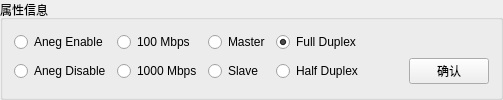
       <widget class="QGroupBox" name="groupBoxChipInfo">
        <property name="maximumSize">
         <size>
          <width>16777215</width>
          <height>16777215</height>
         </size>
        </property>
        <property name="title">
         <string>属性信息</string>
        </property>
        <layout class="QGridLayout" name="gridLayout_9">
         <item row="0" column="0">
          <layout class="QGridLayout" name="gridLayout_4">
           <item row="0" column="2">
            <widget class="QRadioButton" name="rBtnMaster">
             <property name="text">
              <string>Master</string>
             </property>
             <property name="checked">
              <bool>false</bool>
             </property>
             <attribute name="buttonGroup">
              <string notr="true">buttonGroup_3</string>
             </attribute>
            </widget>
           </item>
           <item row="1" column="3">
            <widget class="QRadioButton" name="rBtnHalfDuplex">
             <property name="text">
              <string>Half Duplex</string>
             </property>
             <attribute name="buttonGroup">
              <string notr="true">buttonGroup_4</string>
             </attribute>
            </widget>
           </item>
           <item row="1" column="2">
            <widget class="QRadioButton" name="rBtnSlave">
             <property name="text">
              <string>Slave</string>
             </property>
             <attribute name="buttonGroup">
              <string notr="true">buttonGroup_3</string>
             </attribute>
            </widget>
           </item>
           <item row="1" column="4">
            <layout class="QHBoxLayout" name="horizontalLayout_18">
             <item>
              <spacer name="horizontalSpacer_11">
               <property name="orientation">
                <enum>Qt::Horizontal</enum>
               </property>
               <property name="sizeHint" stdset="0">
                <size>
                 <width>40</width>
                 <height>20</height>
                </size>
               </property>
              </spacer>
             </item>
             <item>
              <widget class="QPushButton" name="BtnChipModify">
               <property name="text">
                <string>确认</string>
               </property>
              </widget>
             </item>
            </layout>
           </item>
           <item row="0" column="1">
            <widget class="QRadioButton" name="rBtnSpeed100M">
             <property name="text">
              <string>100 Mbps</string>
             </property>
             <property name="checked">
              <bool>false</bool>
             </property>
             <attribute name="buttonGroup">
              <string notr="true">buttonGroup_2</string>
             </attribute>
            </widget>
           </item>
           <item row="0" column="0">
            <widget class="QRadioButton" name="rBtnAnegEnable">
             <property name="text">
              <string>Aneg Enable</string>
             </property>
             <property name="checked">
              <bool>false</bool>
             </property>
             <attribute name="buttonGroup">
              <string notr="true">buttonGroup</string>
             </attribute>
            </widget>
           </item>
           <item row="1" column="1">
            <widget class="QRadioButton" name="rBtnSpeed1000M">
             <property name="text">
              <string>1000 Mbps</string>
             </property>
             <attribute name="buttonGroup">
              <string notr="true">buttonGroup_2</string>
             </attribute>
            </widget>
           </item>
           <item row="1" column="0">
            <widget class="QRadioButton" name="rBtnAnegDisable">
             <property name="text">
              <string>Aneg Disable</string>
             </property>
             <attribute name="buttonGroup">
              <string notr="true">buttonGroup</string>
             </attribute>
            </widget>
           </item>
           <item row="0" column="3">
            <widget class="QRadioButton" name="rBtnFullDuplex">
             <property name="text">
              <string>Full Duplex</string>
             </property>
             <property name="checked">
              <bool>true</bool>
             </property>
             <attribute name="buttonGroup">
              <string notr="true">buttonGroup_4</string>
             </attribute>
            </widget>
           </item>
          </layout>
         </item>
        </layout>
       </widget>
